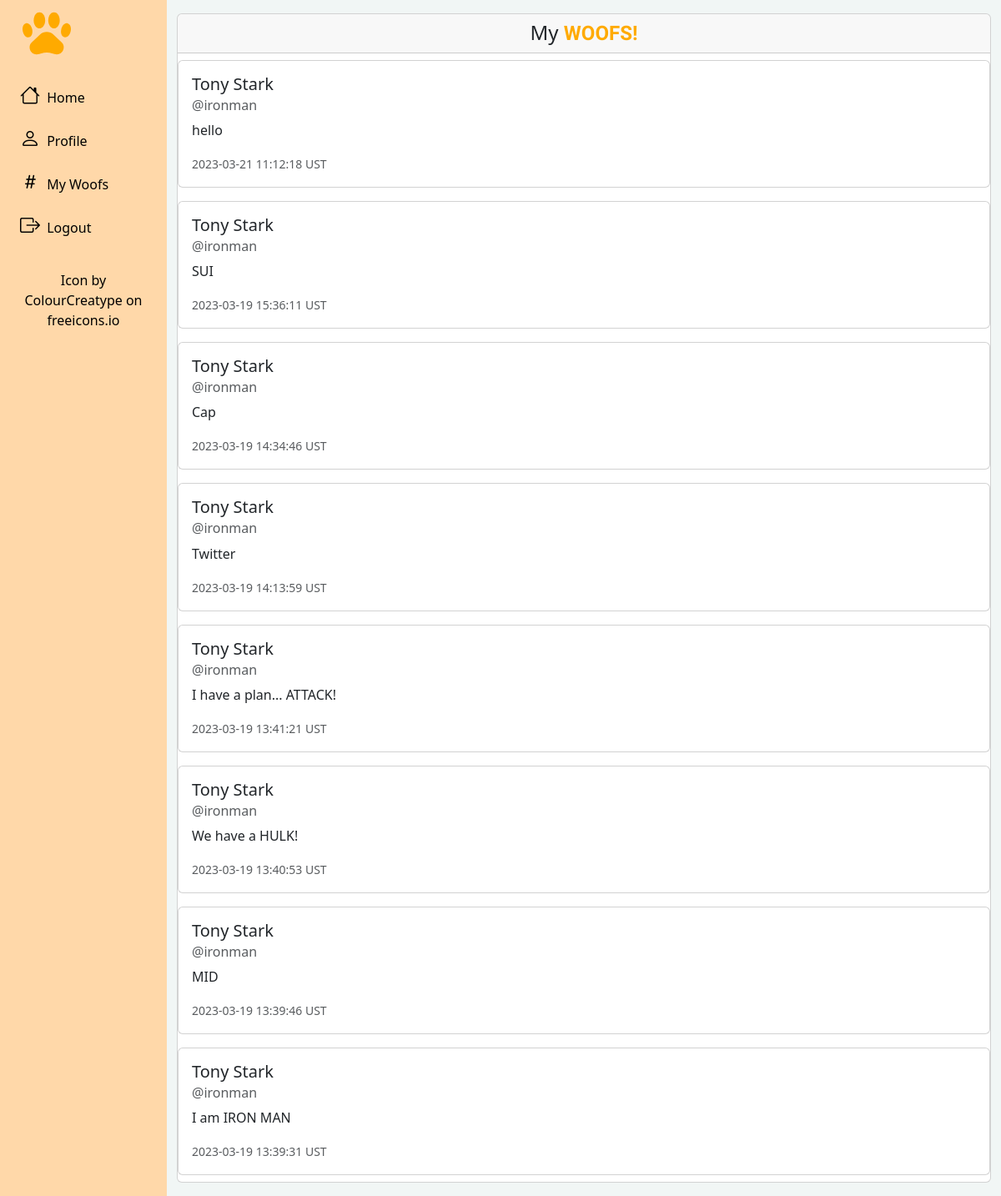
Page /my-woofs (signed in) on the committed database.
### tables this page shows
CREATE TABLE users (
id INTEGER PRIMARY KEY AUTOINCREMENT NOT NULL,
firstName TEXT NOT NULL,
lastName TEXT NOT NULL,
username TEXT NOT NULL,
hash TEXT NOT NULL
, followers INTEGER NOT NULL DEFAULT 0 CHECK(followers >=0), following INTEGER NOT NULL DEFAULT 0 CHECK(following >=0), email NVARCHAR(320) NOT NULL);

CREATE TABLE woofs (
id INTEGER PRIMARY KEY AUTOINCREMENT NOT NULL,
woof TEXT NOT NULL,
timestamp DATETIME DEFAULT CURRENT_TIMESTAMP
, user_id INTEGER NOT NULL);

### app.py (the view)
@app.route("/my-woofs", methods=["GET"])
@login_required
def my_woofs():
    all_woofs = cur.execute("SELECT * FROM woofs WHERE user_id = ? ORDER BY timestamp DESC", (session['user_id'],)).fetchall()
    user = cur.execute("SELECT * FROM users WHERE id = ?", (session['user_id'],)).fetchone()
    woof_data = []
    for woofs in all_woofs:
        entry = {
            'woof': woofs['woof'],
            'timestamp': woofs['timestamp'],
            'username': user['username'],
            'firstName': user['firstName'],
            'lastName': user['lastName'],
        }
        woof_data.append(entry)
    if request.method == "GET":
        return render_template("my_woofs.html", woof_data=woof_data)

### app.py (called while the page is built)
@app.after_request
def after_request(response):
    response.headers["Cache-Control"] = "no-cache, no-store, must-revalidate"
    response.headers["Expires"] = 0
    response.headers["Pragma"] = "no-cache"
    return response

@app.before_request
def make_session_permanent():
    session.permanent = True

### helpers.py (called while the page is built)
def login_required(f):
    @wraps(f)
    def decorated_function(*args, **kwargs):
        if session.get("user_id") is None:
            return redirect("/login")
        return f(*args, **kwargs)
    return decorated_function

### templates/my_woofs.html (shortened to what this page needs)
{% extends "home_layout.html" %}
{% block body %}
    <div class="card">
        <h4 class="card-header text-center">My <span class="woofer"><strong>WOOFS!</strong></span> </h4>
    {% for woofs in woof_data %}
    <div class="card my-2">
        <div class="card-body">
            <h5 class="card-title">{{woofs['firstName']}} {{woofs['lastName']}}</h5>
            <h6 class="card-subtitle mb-2 text-muted">@{{woofs['username']}}</h6>
            <p class="card-text">{{woofs['woof']}}</p>
            <small class="text-muted">{{woofs['timestamp']}} UST</small>
        </div>
    </div>
    {% endfor %}
    </div>
{% endblock %}

### static/home_styles.css (style rules this page uses)
body { background-color: #F1F6F5; }
.woofer { font-family: 'Chakra Petch', sans-serif; color: #ffaa00; }

### rows in the picture
users: firstName "Tony" "Tony" "Tony" "Tony" "Tony" "Tony" "Tony" "Tony", lastName "Stark" "Stark" "Stark" "Stark" "Stark" "Stark" "Stark" "Stark", username "ironman" "ironman" "ironman" "ironman" "ironman" "ironman" "ironman" "ironman"
woofs: woof "hello", timestamp "2023-03-21 11:12:18"
woofs: woof "SUI", timestamp "2023-03-19 15:36:11"
woofs: woof "Cap", timestamp "2023-03-19 14:34:46"
woofs: woof "Twitter", timestamp "2023-03-19 14:13:59"
woofs: woof "I have a plan... ATTACK!", timestamp "2023-03-19 13:41:21"
woofs: woof "We have a HULK!", timestamp "2023-03-19 13:40:53"
woofs: woof "MID", timestamp "2023-03-19 13:39:46"
woofs: woof "I am IRON MAN", timestamp "2023-03-19 13:39:31"
